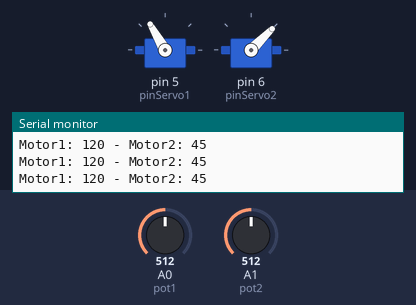
Bench run of a sketch on a simulated Arduino Uno, built with avr-gcc and run on an emulated ATmega328P. Parts: 2 × servo, the last lines printed to the serial monitor. The test bench sets the inputs (shaded band); at power-on: A0 (pot1) = 512, A1 (pot2) = 512.

Above: at 1.2 s.
1.3 s: A0 (pot1) set to 716
At 2.5 s:
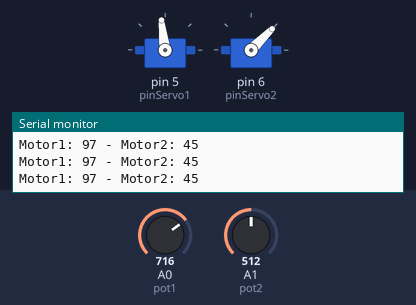
2.8 s: A1 (pot2) set to 912
At 3.4 s:
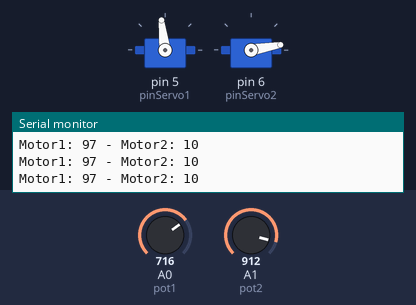
4.3 s: A1 (pot2) set to 939
At 4.8 s:
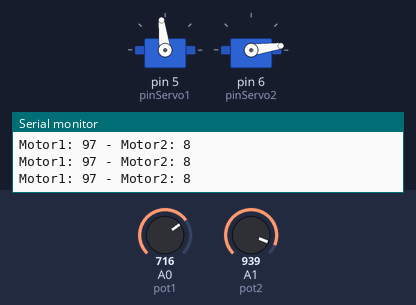
5.8 s: A0 (pot1) set to 702
At 6.8 s:
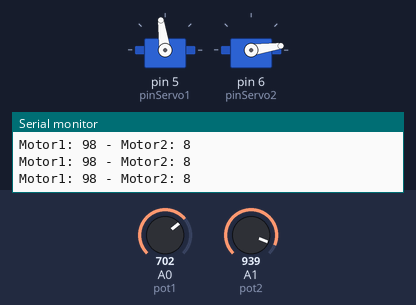
8.8 s: A0 (pot1) set to 678
At 10.0 s:
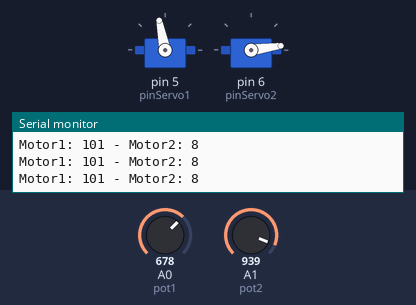
10.3 s: A1 (pot2) set to 716
At 11.6 s:
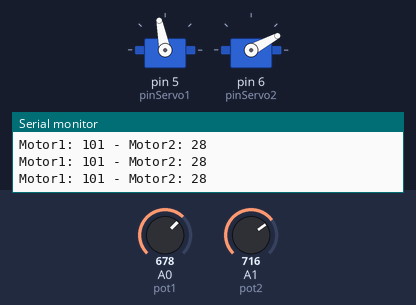
Timing chart, 0 to 12.8 s (numbered marks = the images above; inputs shaded):
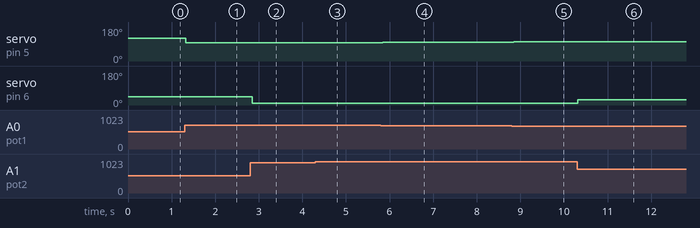

The sketch:

FA_Leg_Code.ino
```cpp
//Esta pata utiliza 2 servos mg995 conectados a un Arduino Uno
// La posición de cada servo se controla con potenciometros
#include <Servo.h>

Servo servo1; // Declarar servo 1
Servo servo2; // Declarar servo 2

const int pinServo1 = 5; // Motor 1 (Link superior)
const int pinServo2 = 6; // Motor 2 (Link inferior)

int angulo1_actual = 90;  // Estado inicial ángulo 1 (Pata vertical)
int angulo2_actual = 0; // Estado inicial ángulo 2 (Pata inferior retraida)

int pot1 = 0 ; // Pin Potenciómetro 1 asociado al Motor 1
int pot2 = 1; // Pin Potenciómetro 2 asociado al Motor 2

int valor_pot1; // Valor leído del potenciómetro 1
int valor_pot2; // Valor leído del potenciómetro 2

void setup() {
  Serial.begin(9600);
  // Definir Servomotores
  servo1.attach(pinServo1); // Pin servo 1
  servo2.attach(pinServo2); // Pin servo 2

  servo1.write(angulo1_actual); // Imponer estado inicial Motor 1
  servo2.write(angulo2_actual); // Imponer estado inicial Motor 2

}

void loop() {
  // Leer valores de los potenciómetros
  valor_pot1 = analogRead(pot1);
  valor_pot2 = analogRead(pot2);

  // Mapear y escribir ángulos
  angulo1_actual = map(valor_pot1, 0, 1023, 180, 60); // Acotar rango entre 60 y 180
  angulo2_actual = map(valor_pot2, 0, 1023, 90, 0); // Acotar rango entre 0 y 90

  // Imprimir valores de ángulos mapeados
  Serial.print("Motor1: ");
  Serial.print(angulo1_actual);
  Serial.print(" - Motor2: ");
  Serial.println(angulo2_actual);

  // Escribir ángulos en tiempo real en el potenciómetro
  servo1.write(angulo1_actual);
  servo2.write(angulo2_actual);
  delay(50);
}
```

Measured:
- after the input at 1.3 s, servo on pin 5 (pinServo1): 120° → 97° at once
- after the input at 2.8 s, servo on pin 6 (pinServo2): 45° → 10° after 0.05 s
- after the input at 4.3 s, servo on pin 6 (pinServo2): 10° → 8° at once
- after the input at 5.8 s, servo on pin 5 (pinServo1): 97° → 98° after 0.05 s
- after the input at 8.8 s, servo on pin 5 (pinServo1): 98° → 101° after 0.05 s
- after the input at 10.3 s, servo on pin 6 (pinServo2): 8° → 28° at once
